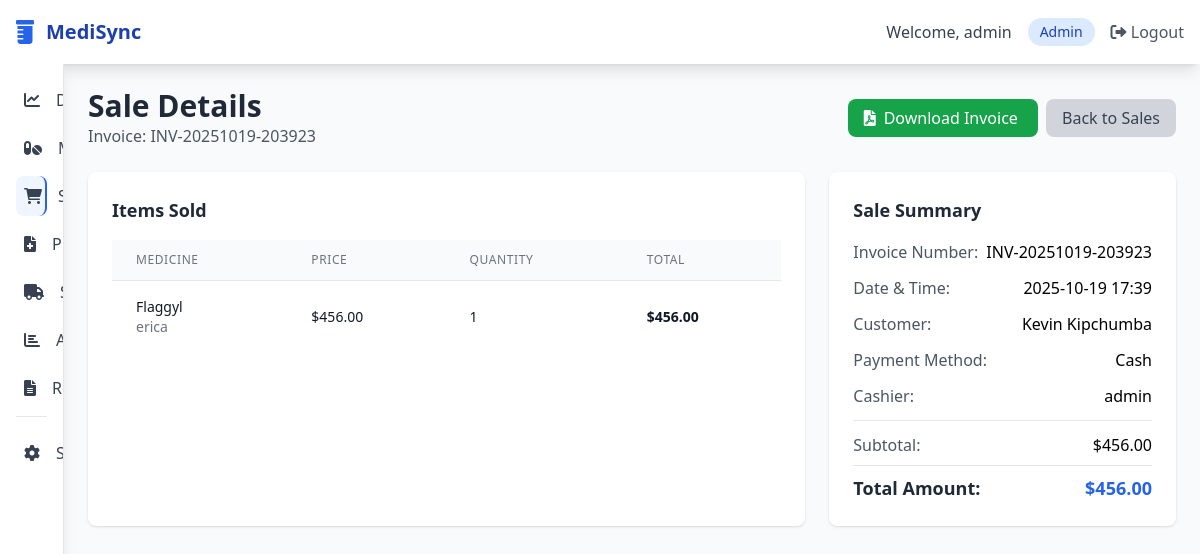
Page /sales/1 (signed in) on the committed database.
### models.py (models this page shows, shortened)
class User(UserMixin, db.Model):
    __tablename__ = 'users'
    id = db.Column(db.Integer, primary_key=True)
    username = db.Column(db.String(80), unique=True, nullable=False)
    email = db.Column(db.String(120), unique=True, nullable=False)
    password_hash = db.Column(db.String(128))
    role = db.Column(db.String(20), nullable=False)  # admin, pharmacist, cashier
    is_active = db.Column(db.Boolean, default=True)
    created_at = db.Column(db.DateTime, default=datetime.utcnow)
    last_login = db.Column(db.DateTime)
    def can_access_module(self, module):
        access_rules = {
            'admin': ['dashboard', 'medicines', 'sales', 'prescriptions', 'suppliers', 'analytics', 'reports', 'settings'],
            'pharmacist': ['dashboard', 'medicines', 'sales', 'prescriptions', 'reports'],
            'cashier': ['dashboard', 'sales']
        }
        return module in access_rules.get(self.role, [])

class Sale(db.Model):
    id = db.Column(db.Integer, primary_key=True)
    invoice_number = db.Column(db.String(50), unique=True)
    customer_name = db.Column(db.String(100))
    customer_phone = db.Column(db.String(20))
    total_amount = db.Column(db.Float, nullable=False)
    discount = db.Column(db.Float, default=0.0)
    tax_amount = db.Column(db.Float, default=0.0)
    final_amount = db.Column(db.Float, nullable=False)
    payment_method = db.Column(db.String(20))  # cash, card, upi
    cashier_id = db.Column(db.Integer, db.ForeignKey('users.id'))
    created_at = db.Column(db.DateTime, default=datetime.utcnow)
    cashier = db.relationship('User', backref=db.backref('sales', lazy=True))
    items = db.relationship('SaleItem', backref='sale', lazy=True, cascade='all, delete-orphan')

class SaleItem(db.Model):
    id = db.Column(db.Integer, primary_key=True)
    sale_id = db.Column(db.Integer, db.ForeignKey('sale.id'), nullable=False)
    medicine_id = db.Column(db.Integer, db.ForeignKey('medicine.id'), nullable=False)
    quantity = db.Column(db.Integer, nullable=False)
    unit_price = db.Column(db.Float, nullable=False)
    total_price = db.Column(db.Float, nullable=False)

class Medicine(db.Model):
    id = db.Column(db.Integer, primary_key=True)
    name = db.Column(db.String(100), nullable=False)
    generic_name = db.Column(db.String(100))
    category = db.Column(db.String(50))
    batch_number = db.Column(db.String(50), unique=True)
    quantity = db.Column(db.Integer, nullable=False)
    price = db.Column(db.Float, nullable=False)
    cost_price = db.Column(db.Float)
    expiry_date = db.Column(db.Date, nullable=False)
    supplier_id = db.Column(db.Integer, db.ForeignKey('supplier.id'))
    barcode = db.Column(db.String(100))
    min_stock_level = db.Column(db.Integer, default=10)
    is_prescription_required = db.Column(db.Boolean, default=False)
    created_at = db.Column(db.DateTime, default=datetime.utcnow)
    updated_at = db.Column(db.DateTime, default=datetime.utcnow, onupdate=datetime.utcnow)
    supplier = db.relationship('Supplier', backref=db.backref('medicines', lazy=True))
    sales = db.relationship('SaleItem', backref='medicine', lazy=True)

### app.py (the view)
@app.route('/sales/<int:sale_id>')
@login_required
def sale_detail(sale_id):
    if not current_user.can_access_module('sales'):
        flash('Access denied', 'danger')
        return redirect(url_for('sales'))
    sale = Sale.query.get_or_404(sale_id)
    return render_template('sales/detail.html', sale=sale)

### app.py (called while the page is built)
@login_manager.user_loader
def load_user(user_id):
    return User.query.get(int(user_id))

### templates/sales/detail.html (shortened to what this page needs)
{% extends "base.html" %}
{% block content %}
<div class="mb-6">
    <div class="flex justify-between items-center">
        <div>
            <h1 class="text-3xl font-bold text-gray-800">Sale Details</h1>
            <p class="text-gray-600">Invoice: {{ sale.invoice_number }}</p>
        </div>
        <div class="space-x-2">
            <a href="{{ url_for('generate_invoice', sale_id=sale.id) }}" class="bg-green-600 text-white px-4 py-2 rounded-lg hover:bg-green-700 transition duration-200">
                <i class="fas fa-file-pdf mr-2"></i>Download Invoice
            </a>
            <a href="{{ url_for('sales') }}" class="bg-gray-300 text-gray-700 px-4 py-2 rounded-lg hover:bg-gray-400 transition duration-200">
                Back to Sales
            </a>
        </div>
    </div>
</div>
<div class="grid grid-cols-1 lg:grid-cols-3 gap-6">
    <div class="lg:col-span-2 bg-white rounded-lg shadow p-6">
        <h3 class="text-lg font-semibold text-gray-800 mb-4">Items Sold</h3>
        <div class="overflow-x-auto">
            <table class="min-w-full divide-y divide-gray-200">
                <thead class="bg-gray-50">
                    <tr>
                        <th class="px-6 py-3 text-left text-xs font-medium text-gray-500 uppercase tracking-wider">Medicine</th>
                        <th class="px-6 py-3 text-left text-xs font-medium text-gray-500 uppercase tracking-wider">Price</th>
                        <th class="px-6 py-3 text-left text-xs font-medium text-gray-500 uppercase tracking-wider">Quantity</th>
                        <th class="px-6 py-3 text-left text-xs font-medium text-gray-500 uppercase tracking-wider">Total</th>
                    </tr>
                </thead>
                <tbody class="bg-white divide-y divide-gray-200">
                    {% for item in sale.items %}
                    <tr>
                        <td class="px-6 py-4 whitespace-nowrap">
                            <div class="text-sm font-medium text-gray-900">{{ item.medicine.name }}</div>
                            <div class="text-sm text-gray-500">{{ item.medicine.generic_name }}</div>
                        </td>
                        <td class="px-6 py-4 whitespace-nowrap text-sm text-gray-900">
                            ${{ "%.2f"|format(item.unit_price) }}
                        </td>
                        <td class="px-6 py-4 whitespace-nowrap text-sm text-gray-900">
                            {{ item.quantity }}
                        </td>
                        <td class="px-6 py-4 whitespace-nowrap text-sm font-semibold text-gray-900">
                            ${{ "%.2f"|format(item.total_price) }}
                        </td>
                    </tr>
                    {% endfor %}
                </tbody>
            </table>
        </div>
    </div>
    <div class="bg-white rounded-lg shadow p-6">
        <h3 class="text-lg font-semibold text-gray-800 mb-4">Sale Summary</h3>
        <div class="space-y-3">
            <div class="flex justify-between">
                <span class="text-gray-600">Invoice Number:</span>
                <span class="font-medium">{{ sale.invoice_number }}</span>
            </div>
            <div class="flex justify-between">
                <span class="text-gray-600">Date & Time:</span>
                <span class="font-medium">{{ sale.created_at.strftime('%Y-%m-%d %H:%M') }}</span>
            </div>
            <div class="flex justify-between">
                <span class="text-gray-600">Customer:</span>
                <span class="font-medium">{{ sale.customer_name }}</span>
            </div>
            <div class="flex justify-between">
                <span class="text-gray-600">Payment Method:</span>
                <span class="font-medium">{{ sale.payment_method|title }}</span>
            </div>
            <div class="flex justify-between">
                <span class="text-gray-600">Cashier:</span>
                <span class="font-medium">{{ sale.cashier.username }}</span>
            </div>
            <div class="border-t pt-3 mt-3 space-y-2">
                <div class="flex justify-between">
                    <span class="text-gray-600">Subtotal:</span>
                    <span class="font-medium">${{ "%.2f"|format(sale.total_amount) }}</span>
                </div>
                <div class="flex justify-between text-lg font-semibold border-t pt-2">
                    <span class="text-gray-800">Total Amount:</span>
                    <span class="text-blue-600">${{ "%.2f"|format(sale.final_amount) }}</span>
                </div>
            </div>
        </div>
    </div>
</div>
{% endblock %}

### templates/base.html (shortened to what this page needs)
<!DOCTYPE html>
<html lang="en">
<head>
    <script src="https://cdn.tailwindcss.com"></script>
    <link href="https://cdnjs.cloudflare.com/ajax/libs/font-awesome/6.0.0/css/all.min.css" rel="stylesheet">
</head>
<body class="bg-gray-50">
    <nav class="bg-white shadow-lg">
        <div class="max-w-7xl mx-auto px-4">
            <div class="flex justify-between items-center h-16">
                <div class="flex items-center">
                    <i class="fas fa-prescription-bottle text-blue-600 text-2xl mr-3"></i>
                    <span class="text-xl font-bold text-blue-800">MediSync</span>
                </div>
                <div class="flex items-center space-x-4">
                    <span class="text-gray-700">Welcome, {{ current_user.username }}</span>
                    <span class="px-3 py-1 bg-blue-100 text-blue-800 rounded-full text-sm">{{ current_user.role|title }}</span>
                    <a href="{{ url_for('logout') }}" class="text-gray-600 hover:text-blue-600 transition duration-200">
                        <i class="fas fa-sign-out-alt"></i> Logout
                    </a>
                </div>
            </div>
        </div>
    </nav>
    <div class="flex">
        <div class="sidebar bg-white w-16 hover:w-64 h-screen shadow-lg overflow-hidden border-r border-gray-200">
            <div class="p-4">
                <ul class="space-y-2">
                    <li>
                        <a href="{{ url_for('dashboard') }}" class="menu-item flex items-center p-2 text-gray-700 hover:bg-blue-50 rounded-lg ">
                            <i class="fas fa-chart-line w-8 text-center"></i>
                            <span class="ml-4 font-medium">Dashboard</span>
                        </a>
                    </li>
                    {% if current_user.role in ['admin', 'pharmacist'] %}
                    <li>
                        <a href="{{ url_for('medicines') }}" class="menu-item flex items-center p-2 text-gray-700 hover:bg-blue-50 rounded-lg ">
                            <i class="fas fa-pills w-8 text-center"></i>
                            <span class="ml-4 font-medium">Medicines</span>
                        </a>
                    </li>
                    {% endif %}
                    <li>
                        <a href="{{ url_for('sales') }}" class="menu-item flex items-center p-2 text-gray-700 hover:bg-blue-50 rounded-lg {% if request.endpoint.startswith('sale') and not request.endpoint.startswith('sales_report') %}bg-blue-50 text-blue-600 border-r-2 border-blue-600{% endif %}">
                            <i class="fas fa-shopping-cart w-8 text-center"></i>
                            <span class="ml-4 font-medium">Sales</span>
                        </a>
                    </li>
                    {% if current_user.role in ['admin', 'pharmacist'] %}
                    <li>
                        <a href="{{ url_for('prescriptions') }}" class="menu-item flex items-center p-2 text-gray-700 hover:bg-blue-50 rounded-lg ">
                            <i class="fas fa-file-medical w-8 text-center"></i>
                            <span class="ml-4 font-medium">Prescriptions</span>
                        </a>
                    </li>
                    {% endif %}
                    {% if current_user.role == 'admin' %}
                    <li>
                        <a href="{{ url_for('suppliers') }}" class="menu-item flex items-center p-2 text-gray-700 hover:bg-blue-50 rounded-lg ">
                            <i class="fas fa-truck w-8 text-center"></i>
                            <span class="ml-4 font-medium">Suppliers</span>
                        </a>
                    </li>
                    {% endif %}
                    {% if current_user.role == 'admin' %}
                    <li>
                        <a href="{{ url_for('analytics') }}" class="menu-item flex items-center p-2 text-gray-700 hover:bg-blue-50 rounded-lg ">
                            <i class="fas fa-chart-bar w-8 text-center"></i>
                            <span class="ml-4 font-medium">Analytics</span>
                        </a>
                    </li>
                    {% endif %}
                    {% if current_user.role in ['admin', 'pharmacist'] %}
                    <li>
                        <a href="{{ url_for('reports') }}" class="menu-item flex items-center p-2 text-gray-700 hover:bg-blue-50 rounded-lg ">
                            <i class="fas fa-file-alt w-8 text-center"></i>
                            <span class="ml-4 font-medium">Reports</span>
                        </a>
                    </li>
                    {% endif %}
                    {% if current_user.role == 'admin' %}
                    <li class="pt-4 mt-4 border-t border-gray-200">
                        <a href="{{ url_for('settings') }}" class="menu-item flex items-center p-2 text-gray-700 hover:bg-blue-50 rounded-lg ">
                            <i class="fas fa-cog w-8 text-center"></i>
                            <span class="ml-4 font-medium">Settings</span>
                        </a>
                    </li>
                    {% endif %}
                </ul>
            </div>
        </div>
        <main class="flex-1 p-6 overflow-auto">
            {% block content %}{% endblock %}
        </main>
    </div>
</body>
</html>

### templates/base.html (style rules this page uses)
.sidebar { transition: width 0.3s; }
.menu-item { transition: all 0.2s; }

### rows in the picture
User: username "admin", role "Admin", cashier.username "admin"
Sale: invoice_number "INV-20251019-203923", created_at "2025-10-19 17:39", customer_name "Kevin Kipchumba", payment_method "Cash", total_amount "456.00", final_amount "456.00"
SaleItem: medicine.name "Flaggyl", medicine.generic_name "erica", unit_price "456.00", quantity "1", total_price "456.00"
